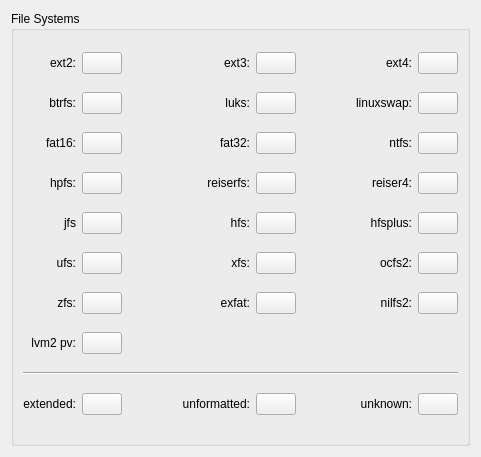
<?xml version="1.0" encoding="UTF-8"?>
<ui version="4.0">
 <class>ConfigurePageFileSystemColors</class>
 <widget class="QWidget" name="ConfigurePageFileSystemColors">
  <property name="geometry">
   <rect>
    <x>0</x>
    <y>0</y>
    <width>481</width>
    <height>457</height>
   </rect>
  </property>
  <layout class="QVBoxLayout" name="verticalLayout">
   <item>
    <widget class="QGroupBox" name="groupBox">
     <property name="sizePolicy">
      <sizepolicy hsizetype="Preferred" vsizetype="Preferred">
       <horstretch>0</horstretch>
       <verstretch>3</verstretch>
      </sizepolicy>
     </property>
     <property name="title">
      <string>File Systems</string>
     </property>
     <layout class="QGridLayout" name="gridLayout_2">
      <item row="1" column="3">
       <widget class="QLabel" name="textLabel_20">
        <property name="text">
         <string>luks:</string>
        </property>
        <property name="alignment">
         <set>Qt::AlignRight|Qt::AlignTrailing|Qt::AlignVCenter</set>
        </property>
        <property name="wordWrap">
         <bool>false</bool>
        </property>
       </widget>
      </item>
      <item row="1" column="4">
       <widget class="KColorButton" name="kcfg_fileSystemColorCode19"/>
      </item>
      <item row="2" column="6">
       <widget class="QLabel" name="textLabel_9">
        <property name="text">
         <string>ntfs:</string>
        </property>
        <property name="alignment">
         <set>Qt::AlignRight|Qt::AlignTrailing|Qt::AlignVCenter</set>
        </property>
        <property name="wordWrap">
         <bool>false</bool>
        </property>
       </widget>
      </item>
      <item row="0" column="0">
       <widget class="QLabel" name="textLabel">
        <property name="text">
         <string>ext2:</string>
        </property>
        <property name="alignment">
         <set>Qt::AlignRight|Qt::AlignTrailing|Qt::AlignVCenter</set>
        </property>
        <property name="wordWrap">
         <bool>false</bool>
        </property>
       </widget>
      </item>
      <item row="0" column="1">
       <widget class="KColorButton" name="kcfg_fileSystemColorCode2"/>
      </item>
      <item row="0" column="2">
       <spacer name="horizontalSpacer">
        <property name="orientation">
         <enum>Qt::Horizontal</enum>
        </property>
        <property name="sizeHint" stdset="0">
         <size>
          <width>28</width>
          <height>17</height>
         </size>
        </property>
       </spacer>
      </item>
      <item row="0" column="3">
       <widget class="QLabel" name="textLabel_2">
        <property name="text">
         <string>ext3:</string>
        </property>
        <property name="alignment">
         <set>Qt::AlignRight|Qt::AlignTrailing|Qt::AlignVCenter</set>
        </property>
        <property name="wordWrap">
         <bool>false</bool>
        </property>
       </widget>
      </item>
      <item row="0" column="4">
       <widget class="KColorButton" name="kcfg_fileSystemColorCode3"/>
      </item>
      <item row="0" column="5">
       <spacer name="horizontalSpacer_2">
        <property name="orientation">
         <enum>Qt::Horizontal</enum>
        </property>
        <property name="sizeHint" stdset="0">
         <size>
          <width>43</width>
          <height>17</height>
         </size>
        </property>
       </spacer>
      </item>
      <item row="0" column="6">
       <widget class="QLabel" name="textLabel_3">
        <property name="text">
         <string>ext4:</string>
        </property>
        <property name="alignment">
         <set>Qt::AlignRight|Qt::AlignTrailing|Qt::AlignVCenter</set>
        </property>
        <property name="wordWrap">
         <bool>false</bool>
        </property>
       </widget>
      </item>
      <item row="0" column="7">
       <widget class="KColorButton" name="kcfg_fileSystemColorCode4"/>
      </item>
      <item row="1" column="0">
       <widget class="QLabel" name="textLabel_21">
        <property name="text">
         <string>btrfs:</string>
        </property>
        <property name="alignment">
         <set>Qt::AlignRight|Qt::AlignTrailing|Qt::AlignVCenter</set>
        </property>
        <property name="wordWrap">
         <bool>false</bool>
        </property>
       </widget>
      </item>
      <item row="1" column="1">
       <widget class="KColorButton" name="kcfg_fileSystemColorCode17"/>
      </item>
      <item row="1" column="2">
       <spacer name="horizontalSpacer_15">
        <property name="orientation">
         <enum>Qt::Horizontal</enum>
        </property>
        <property name="sizeHint" stdset="0">
         <size>
          <width>37</width>
          <height>18</height>
         </size>
        </property>
       </spacer>
      </item>
      <item row="1" column="5">
       <spacer name="horizontalSpacer_3">
        <property name="orientation">
         <enum>Qt::Horizontal</enum>
        </property>
        <property name="sizeHint" stdset="0">
         <size>
          <width>28</width>
          <height>17</height>
         </size>
        </property>
       </spacer>
      </item>
      <item row="1" column="6">
       <widget class="QLabel" name="textLabel_4">
        <property name="text">
         <string>linuxswap:</string>
        </property>
        <property name="alignment">
         <set>Qt::AlignRight|Qt::AlignTrailing|Qt::AlignVCenter</set>
        </property>
        <property name="wordWrap">
         <bool>false</bool>
        </property>
       </widget>
      </item>
      <item row="1" column="7">
       <widget class="KColorButton" name="kcfg_fileSystemColorCode5"/>
      </item>
      <item row="2" column="0">
       <widget class="QLabel" name="textLabel_6">
        <property name="text">
         <string>fat16:</string>
        </property>
        <property name="alignment">
         <set>Qt::AlignRight|Qt::AlignTrailing|Qt::AlignVCenter</set>
        </property>
        <property name="wordWrap">
         <bool>false</bool>
        </property>
       </widget>
      </item>
      <item row="2" column="1">
       <widget class="KColorButton" name="kcfg_fileSystemColorCode6"/>
      </item>
      <item row="2" column="2">
       <spacer name="horizontalSpacer_4">
        <property name="orientation">
         <enum>Qt::Horizontal</enum>
        </property>
        <property name="sizeHint" stdset="0">
         <size>
          <width>43</width>
          <height>17</height>
         </size>
        </property>
       </spacer>
      </item>
      <item row="2" column="3">
       <widget class="QLabel" name="textLabel_5">
        <property name="text">
         <string>fat32:</string>
        </property>
        <property name="alignment">
         <set>Qt::AlignRight|Qt::AlignTrailing|Qt::AlignVCenter</set>
        </property>
        <property name="wordWrap">
         <bool>false</bool>
        </property>
       </widget>
      </item>
      <item row="2" column="4">
       <widget class="KColorButton" name="kcfg_fileSystemColorCode7"/>
      </item>
      <item row="2" column="5">
       <spacer name="horizontalSpacer_16">
        <property name="orientation">
         <enum>Qt::Horizontal</enum>
        </property>
        <property name="sizeHint" stdset="0">
         <size>
          <width>28</width>
          <height>17</height>
         </size>
        </property>
       </spacer>
      </item>
      <item row="6" column="0">
       <widget class="QLabel" name="textLabel_25">
        <property name="text">
         <string>zfs:</string>
        </property>
        <property name="alignment">
         <set>Qt::AlignRight|Qt::AlignTrailing|Qt::AlignVCenter</set>
        </property>
        <property name="wordWrap">
         <bool>false</bool>
        </property>
       </widget>
      </item>
      <item row="2" column="7">
       <widget class="KColorButton" name="kcfg_fileSystemColorCode8"/>
      </item>
      <item row="3" column="3">
       <widget class="QLabel" name="textLabel_7">
        <property name="text">
         <string>reiserfs:</string>
        </property>
        <property name="alignment">
         <set>Qt::AlignRight|Qt::AlignTrailing|Qt::AlignVCenter</set>
        </property>
        <property name="wordWrap">
         <bool>false</bool>
        </property>
       </widget>
      </item>
      <item row="3" column="4">
       <widget class="KColorButton" name="kcfg_fileSystemColorCode9"/>
      </item>
      <item row="3" column="5">
       <spacer name="horizontalSpacer_5">
        <property name="orientation">
         <enum>Qt::Horizontal</enum>
        </property>
        <property name="sizeHint" stdset="0">
         <size>
          <width>43</width>
          <height>17</height>
         </size>
        </property>
       </spacer>
      </item>
      <item row="3" column="6">
       <widget class="QLabel" name="textLabel_8">
        <property name="text">
         <string>reiser4:</string>
        </property>
        <property name="alignment">
         <set>Qt::AlignRight|Qt::AlignTrailing|Qt::AlignVCenter</set>
        </property>
        <property name="wordWrap">
         <bool>false</bool>
        </property>
       </widget>
      </item>
      <item row="3" column="7">
       <widget class="KColorButton" name="kcfg_fileSystemColorCode10"/>
      </item>
      <item row="3" column="2">
       <spacer name="horizontalSpacer_6">
        <property name="orientation">
         <enum>Qt::Horizontal</enum>
        </property>
        <property name="sizeHint" stdset="0">
         <size>
          <width>28</width>
          <height>17</height>
         </size>
        </property>
       </spacer>
      </item>
      <item row="3" column="0">
       <widget class="QLabel" name="textLabel_10">
        <property name="text">
         <string>hpfs:</string>
        </property>
        <property name="alignment">
         <set>Qt::AlignRight|Qt::AlignTrailing|Qt::AlignVCenter</set>
        </property>
        <property name="wordWrap">
         <bool>false</bool>
        </property>
       </widget>
      </item>
      <item row="3" column="1">
       <widget class="KColorButton" name="kcfg_fileSystemColorCode18"/>
      </item>
      <item row="4" column="0">
       <widget class="QLabel" name="textLabel_11">
        <property name="text">
         <string>jfs</string>
        </property>
        <property name="alignment">
         <set>Qt::AlignRight|Qt::AlignTrailing|Qt::AlignVCenter</set>
        </property>
        <property name="wordWrap">
         <bool>false</bool>
        </property>
       </widget>
      </item>
      <item row="4" column="1">
       <widget class="KColorButton" name="kcfg_fileSystemColorCode12"/>
      </item>
      <item row="4" column="2">
       <spacer name="horizontalSpacer_8">
        <property name="orientation">
         <enum>Qt::Horizontal</enum>
        </property>
        <property name="sizeHint" stdset="0">
         <size>
          <width>43</width>
          <height>17</height>
         </size>
        </property>
       </spacer>
      </item>
      <item row="4" column="3">
       <widget class="QLabel" name="textLabel_12">
        <property name="text">
         <string>hfs:</string>
        </property>
        <property name="alignment">
         <set>Qt::AlignRight|Qt::AlignTrailing|Qt::AlignVCenter</set>
        </property>
        <property name="wordWrap">
         <bool>false</bool>
        </property>
       </widget>
      </item>
      <item row="4" column="4">
       <widget class="KColorButton" name="kcfg_fileSystemColorCode13"/>
      </item>
      <item row="4" column="5">
       <spacer name="horizontalSpacer_7">
        <property name="orientation">
         <enum>Qt::Horizontal</enum>
        </property>
        <property name="sizeHint" stdset="0">
         <size>
          <width>28</width>
          <height>17</height>
         </size>
        </property>
       </spacer>
      </item>
      <item row="4" column="6">
       <widget class="QLabel" name="textLabel_14">
        <property name="text">
         <string>hfsplus:</string>
        </property>
        <property name="alignment">
         <set>Qt::AlignRight|Qt::AlignTrailing|Qt::AlignVCenter</set>
        </property>
        <property name="wordWrap">
         <bool>false</bool>
        </property>
       </widget>
      </item>
      <item row="4" column="7">
       <widget class="KColorButton" name="kcfg_fileSystemColorCode14"/>
      </item>
      <item row="5" column="0">
       <widget class="QLabel" name="textLabel_15">
        <property name="text">
         <string>ufs:</string>
        </property>
        <property name="alignment">
         <set>Qt::AlignRight|Qt::AlignTrailing|Qt::AlignVCenter</set>
        </property>
        <property name="wordWrap">
         <bool>false</bool>
        </property>
       </widget>
      </item>
      <item row="5" column="1">
       <widget class="KColorButton" name="kcfg_fileSystemColorCode15"/>
      </item>
      <item row="5" column="2">
       <spacer name="horizontalSpacer_10">
        <property name="orientation">
         <enum>Qt::Horizontal</enum>
        </property>
        <property name="sizeHint" stdset="0">
         <size>
          <width>43</width>
          <height>17</height>
         </size>
        </property>
       </spacer>
      </item>
      <item row="5" column="3">
       <widget class="QLabel" name="textLabel_22">
        <property name="text">
         <string>xfs:</string>
        </property>
        <property name="alignment">
         <set>Qt::AlignRight|Qt::AlignTrailing|Qt::AlignVCenter</set>
        </property>
        <property name="wordWrap">
         <bool>false</bool>
        </property>
       </widget>
      </item>
      <item row="5" column="4">
       <widget class="KColorButton" name="kcfg_fileSystemColorCode11"/>
      </item>
      <item row="5" column="5">
       <spacer name="horizontalSpacer_9">
        <property name="orientation">
         <enum>Qt::Horizontal</enum>
        </property>
        <property name="sizeHint" stdset="0">
         <size>
          <width>28</width>
          <height>17</height>
         </size>
        </property>
       </spacer>
      </item>
      <item row="5" column="6">
       <widget class="QLabel" name="textLabel_24">
        <property name="text">
         <string>ocfs2:</string>
        </property>
        <property name="alignment">
         <set>Qt::AlignRight|Qt::AlignTrailing|Qt::AlignVCenter</set>
        </property>
        <property name="wordWrap">
         <bool>false</bool>
        </property>
       </widget>
      </item>
      <item row="5" column="7">
       <widget class="KColorButton" name="kcfg_fileSystemColorCode20"/>
      </item>
      <item row="6" column="1">
       <widget class="KColorButton" name="kcfg_fileSystemColorCode21"/>
      </item>
      <item row="9" column="0">
       <widget class="QLabel" name="textLabel_13">
        <property name="text">
         <string>extended:</string>
        </property>
        <property name="alignment">
         <set>Qt::AlignRight|Qt::AlignTrailing|Qt::AlignVCenter</set>
        </property>
        <property name="wordWrap">
         <bool>false</bool>
        </property>
       </widget>
      </item>
      <item row="9" column="1">
       <widget class="KColorButton" name="kcfg_fileSystemColorCode1"/>
      </item>
      <item row="9" column="2">
       <spacer name="horizontalSpacer_12">
        <property name="orientation">
         <enum>Qt::Horizontal</enum>
        </property>
        <property name="sizeHint" stdset="0">
         <size>
          <width>28</width>
          <height>17</height>
         </size>
        </property>
       </spacer>
      </item>
      <item row="9" column="3">
       <widget class="QLabel" name="textLabel_17">
        <property name="text">
         <string>unformatted:</string>
        </property>
        <property name="alignment">
         <set>Qt::AlignRight|Qt::AlignTrailing|Qt::AlignVCenter</set>
        </property>
        <property name="wordWrap">
         <bool>false</bool>
        </property>
       </widget>
      </item>
      <item row="9" column="4">
       <widget class="KColorButton" name="kcfg_fileSystemColorCode16"/>
      </item>
      <item row="9" column="5">
       <spacer name="horizontalSpacer_11">
        <property name="orientation">
         <enum>Qt::Horizontal</enum>
        </property>
        <property name="sizeHint" stdset="0">
         <size>
          <width>21</width>
          <height>21</height>
         </size>
        </property>
       </spacer>
      </item>
      <item row="9" column="6">
       <widget class="QLabel" name="textLabel_16">
        <property name="text">
         <string>unknown:</string>
        </property>
        <property name="alignment">
         <set>Qt::AlignRight|Qt::AlignTrailing|Qt::AlignVCenter</set>
        </property>
        <property name="wordWrap">
         <bool>false</bool>
        </property>
       </widget>
      </item>
      <item row="9" column="7">
       <widget class="KColorButton" name="kcfg_fileSystemColorCode0"/>
      </item>
      <item row="8" column="0" colspan="8">
       <widget class="Line" name="line">
        <property name="orientation">
         <enum>Qt::Horizontal</enum>
        </property>
       </widget>
      </item>
      <item row="6" column="3">
       <widget class="QLabel" name="textLabel_26">
        <property name="text">
         <string>exfat:</string>
        </property>
        <property name="alignment">
         <set>Qt::AlignRight|Qt::AlignTrailing|Qt::AlignVCenter</set>
        </property>
       </widget>
      </item>
      <item row="6" column="4">
       <widget class="KColorButton" name="kcfg_fileSystemColorCode22"/>
      </item>
      <item row="6" column="6">
       <widget class="QLabel" name="textLabel_27">
        <property name="text">
         <string>nilfs2:</string>
        </property>
        <property name="alignment">
         <set>Qt::AlignRight|Qt::AlignTrailing|Qt::AlignVCenter</set>
        </property>
       </widget>
      </item>
      <item row="6" column="7">
       <widget class="KColorButton" name="kcfg_fileSystemColorCode23"/>
      </item>
      <item row="6" column="2">
       <spacer name="horizontalSpacer_13">
        <property name="orientation">
         <enum>Qt::Horizontal</enum>
        </property>
        <property name="sizeHint" stdset="0">
         <size>
          <width>40</width>
          <height>20</height>
         </size>
        </property>
       </spacer>
      </item>
      <item row="6" column="5">
       <spacer name="horizontalSpacer_14">
        <property name="orientation">
         <enum>Qt::Horizontal</enum>
        </property>
        <property name="sizeHint" stdset="0">
         <size>
          <width>40</width>
          <height>20</height>
         </size>
        </property>
       </spacer>
      </item>
      <item row="7" column="0">
       <widget class="QLabel" name="textLabel_28">
        <property name="text">
         <string>lvm2 pv:</string>
        </property>
        <property name="alignment">
         <set>Qt::AlignRight|Qt::AlignTrailing|Qt::AlignVCenter</set>
        </property>
        <property name="wordWrap">
         <bool>false</bool>
        </property>
       </widget>
      </item>
      <item row="7" column="1">
       <widget class="KColorButton" name="kcfg_fileSystemColorCode24"/>
      </item>
     </layout>
    </widget>
   </item>
  </layout>
 </widget>
 <customwidgets>
  <customwidget>
   <class>KColorButton</class>
   <extends>QPushButton</extends>
   <header>kcolorbutton.h</header>
  </customwidget>
 </customwidgets>
 <connections/>
</ui>
